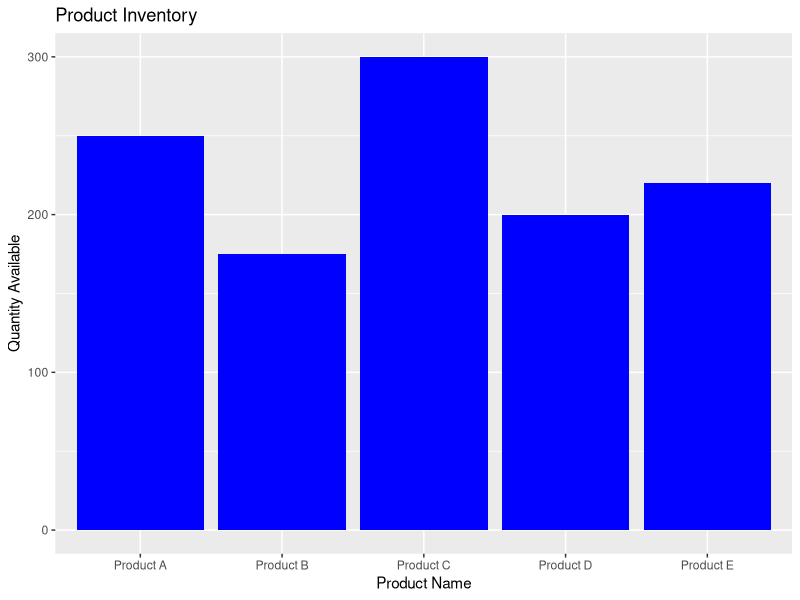
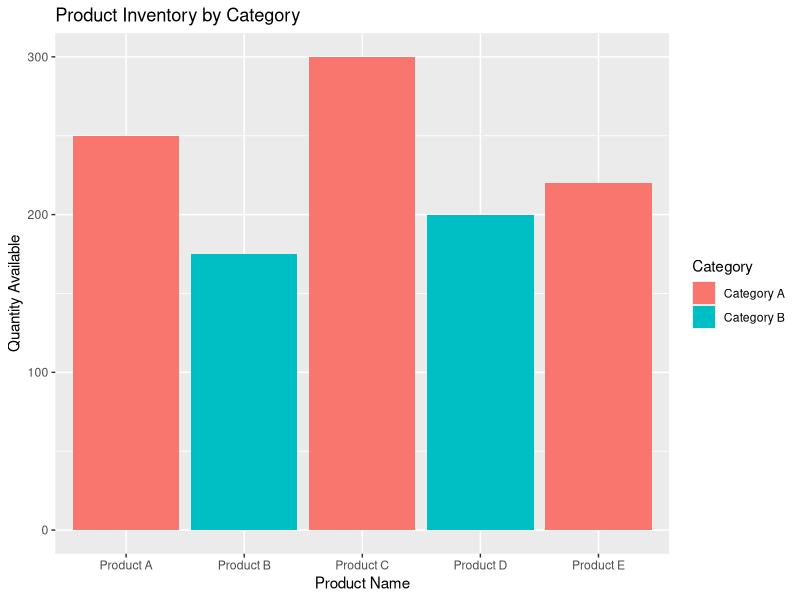
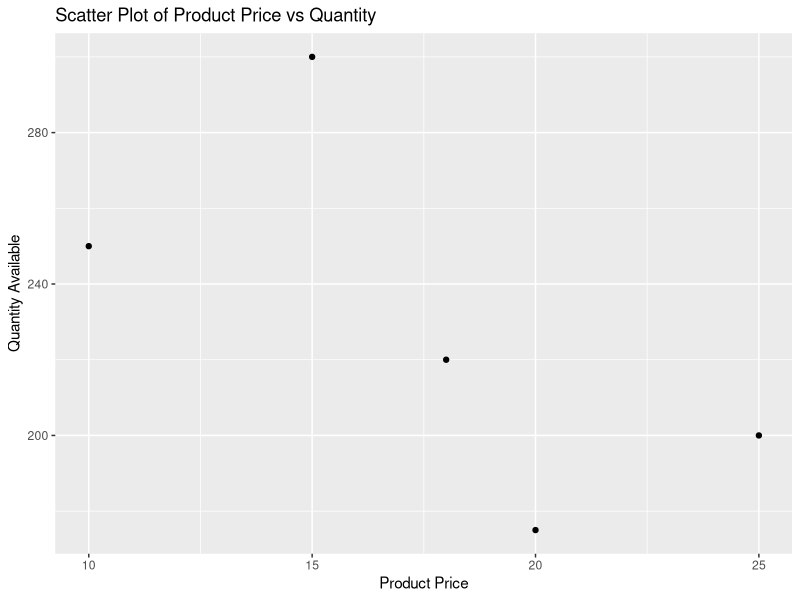

These charts were generated, in order, by the following R code:
inventory <- data.frame(
  Product_ID = c(1, 2, 3, 4, 5),
  Product_Name = c("Product A", "Product B", "Product C", "Product D", "Product E"),
  Quantity_Available = c(250, 175, 300, 200, 220)
)

# Install and load necessary library (if not installed)
# install.packages("ggplot2")
library(ggplot2)

# Bar chart
bar_chart <- ggplot(inventory, aes(x = Product_Name, y = Quantity_Available)) +
  geom_bar(stat = "identity", fill = "blue") +
  labs(title = "Product Inventory", x = "Product Name", y = "Quantity Available")

# Display the chart
print(bar_chart)
inventory$Category <- c("Category A", "Category B", "Category A", "Category B", "Category A")

# Stacked bar chart
stacked_bar_chart <- ggplot(inventory, aes(x = Product_Name, y = Quantity_Available, fill = Category)) +
  geom_bar(stat = "identity") +
  labs(title = "Product Inventory by Category", x = "Product Name", y = "Quantity Available")

# Display the chart
print(stacked_bar_chart)
# Assuming you have a data frame named 'inventory' with an additional 'Price' column
inventory$Price <- c(10, 20, 15, 25, 18)

# Scatter plot
scatter_plot <- ggplot(inventory, aes(x = Price, y = Quantity_Available)) +
  geom_point() +
  labs(title = "Scatter Plot of Product Price vs Quantity", x = "Product Price", y = "Quantity Available")

# Display the chart
print(scatter_plot)